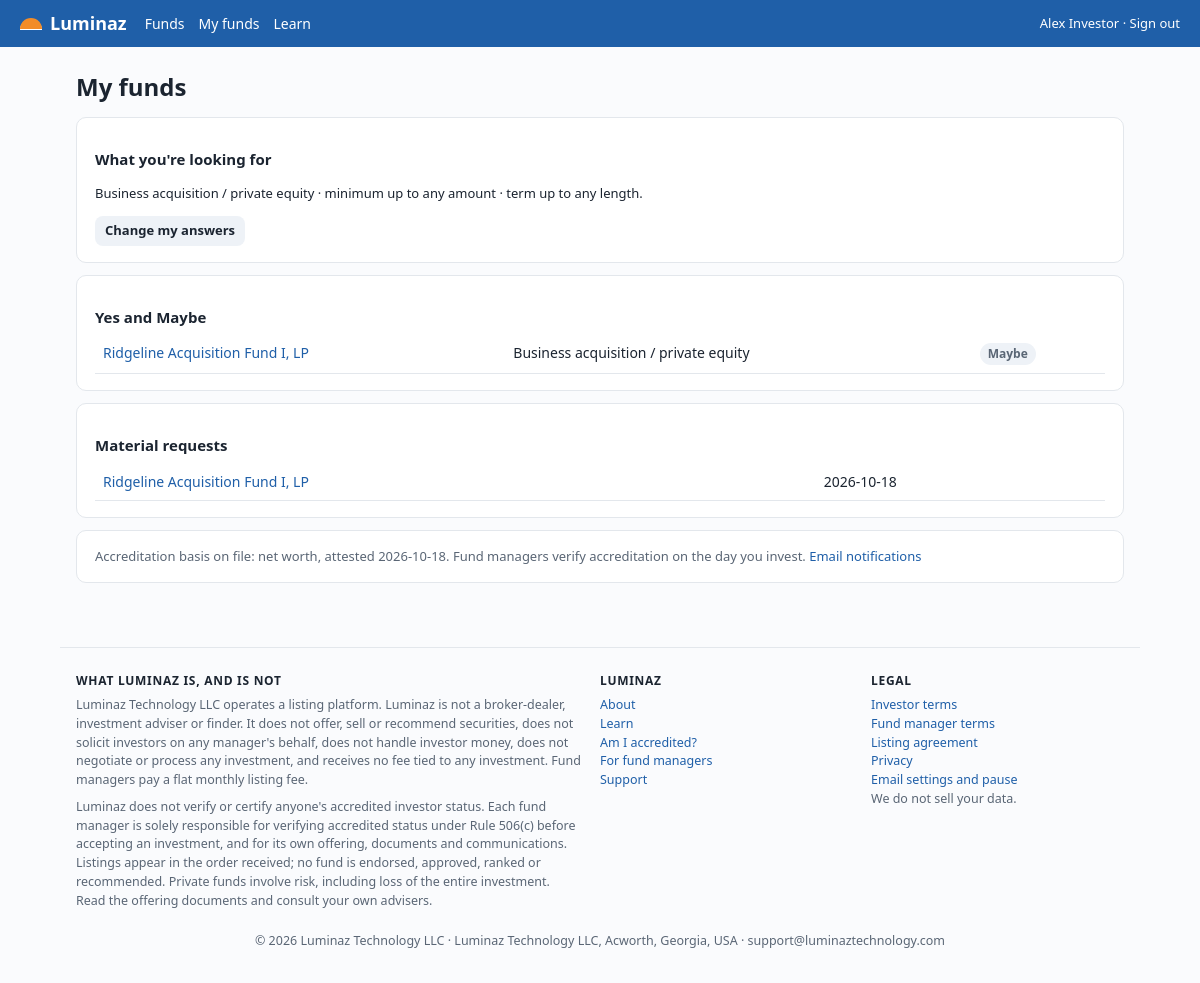
The app's page /me (signed in) with its own data.
### tables this page shows
CREATE TABLE users (
  id INTEGER PRIMARY KEY,
  email TEXT UNIQUE NOT NULL,
  password_hash TEXT NOT NULL,
  role TEXT NOT NULL CHECK(role IN ('investor','manager','admin')),
  name TEXT NOT NULL DEFAULT '',
  email_confirmed INTEGER NOT NULL DEFAULT 0,
  confirm_token TEXT,
  accreditation_basis TEXT,
  accreditation_attested_at TEXT,
  totp_secret TEXT,
  totp_enabled INTEGER NOT NULL DEFAULT 0,
  recovery_codes TEXT,
  created_at TEXT NOT NULL,
  last_login TEXT
, marketing_opt_in INTEGER NOT NULL DEFAULT 1, unsub_token TEXT, consent_at TEXT, consent_text TEXT, paused_at TEXT, reset_token TEXT, reset_sent_at TEXT);

CREATE TABLE interest (
  investor_id INTEGER NOT NULL REFERENCES users(id),
  fund_id INTEGER NOT NULL REFERENCES funds(id),
  kind TEXT NOT NULL CHECK(kind IN ('shortlist','watch')),
  created_at TEXT NOT NULL,
  PRIMARY KEY (investor_id, fund_id, kind)
);

CREATE TABLE funds (
  id INTEGER PRIMARY KEY,
  fund_number INTEGER UNIQUE,
  firm_id INTEGER NOT NULL REFERENCES firms(id),
  name TEXT NOT NULL,
  category TEXT NOT NULL,
  strategy TEXT NOT NULL DEFAULT '',
  target_raise REAL,
  min_investment REAL,
  term_years REAL,
  key_terms TEXT NOT NULL DEFAULT '',
  exemption TEXT NOT NULL DEFAULT 'Rule 506(c)',
  status TEXT NOT NULL DEFAULT 'draft'
    CHECK(status IN ('draft','submitted','approved','rejected','live','paused','closed')),
  submitted_at TEXT,
  live_since TEXT,
  free_until TEXT,
  monthly_rate REAL,
  closed_at TEXT,
  rejection_note TEXT,
  created_at TEXT NOT NULL
, approved_at TEXT, founder_invested_at TEXT, founding_fund INTEGER NOT NULL DEFAULT 0, queued_at TEXT);

CREATE TABLE requests (
  id INTEGER PRIMARY KEY,
  fund_id INTEGER NOT NULL REFERENCES funds(id),
  investor_id INTEGER NOT NULL REFERENCES users(id),
  message TEXT DEFAULT '',
  status TEXT NOT NULL DEFAULT 'new'
    CHECK(status IN ('new','contacted','in_diligence','invested','passed')),
  created_at TEXT NOT NULL,
  updated_at TEXT,
  UNIQUE(fund_id, investor_id)
);

CREATE TABLE settings (
  key TEXT PRIMARY KEY,
  value TEXT NOT NULL
);

### luminaz/investor.py (the view)
@bp.route("/me")
@login_required("investor")
def me():
    db = get_db()
    paused = db.execute("SELECT paused_at FROM users WHERE id = ?", (g.user["id"],)).fetchone()["paused_at"]
    if paused:
        return render_template("investor/me.html", short=[], reqs=[], paused=paused, nos=[], crit=None)
    short = db.execute("SELECT f.*, i.kind FROM interest i JOIN funds f ON f.id = i.fund_id WHERE i.investor_id = ?"
                       " AND f.status IN ('live','paused','closed') ORDER BY i.created_at DESC", (g.user["id"],)).fetchall()
    reqs = db.execute("SELECT r.*, f.name FROM requests r JOIN funds f ON f.id = r.fund_id WHERE r.investor_id = ? ORDER BY r.created_at DESC", (g.user["id"],)).fetchall()
    nos = db.execute("SELECT f.* FROM fund_passes p JOIN funds f ON f.id = p.fund_id WHERE p.investor_id = ?"
                     " AND f.status IN ('live','paused','closed') ORDER BY p.created_at DESC", (g.user["id"],)).fetchall()
    return render_template("investor/me.html", short=short, reqs=reqs, paused=None, nos=nos, crit=criteria_for(g.user["id"]))

### luminaz/auth.py (called while the page is built)
def login_required(role=None):
    def deco(view):
        @functools.wraps(view)
        def wrapped(**kw):
            if g.user is None:
                return redirect(url_for("auth.login", next=request.path))
            if role and g.user["role"] != role and g.user["role"] != "admin":
                abort(403)
            if role == "admin" and g.user["role"] != "admin":
                abort(403)
            if role == "admin" and not g.user["totp_enabled"] and setting("require_admin_2fa", "1") == "1":
                flash("Set up two-step sign-in before using the review desk. It takes two minutes with any authenticator app.", "error")
                return redirect(url_for("auth.security"))
            return view(**kw)
        return wrapped
    return deco

### luminaz/db.py (called while the page is built)
def get_db():
    if "db" not in g:
        path = current_app.config["DATABASE"]
        os.makedirs(os.path.dirname(path), exist_ok=True)
        g.db = sqlite3.connect(path, detect_types=sqlite3.PARSE_DECLTYPES, timeout=10)
        g.db.row_factory = sqlite3.Row
        g.db.execute("PRAGMA foreign_keys = ON")
        g.db.execute("PRAGMA journal_mode = WAL")
        g.db.execute("PRAGMA synchronous = NORMAL")
        g.db.execute("PRAGMA temp_store = MEMORY")
        g.db.execute("PRAGMA cache_size = -16000")   # 16 MB page cache
    return g.db

def setting(key, default=None):
    row = get_db().execute("SELECT value FROM settings WHERE key = ?", (key,)).fetchone()
    return row["value"] if row else default

### luminaz/investor.py (called while the page is built)
def criteria_for(investor_id):
    row = get_db().execute("SELECT * FROM investor_criteria WHERE investor_id = ?", (investor_id,)).fetchone()
    if not row:
        return None
    return {"categories": [c for c in (row["categories"] or "").split("|") if c in CATEGORIES],
            "max_min": row["max_min"], "max_term": row["max_term"], "updated_at": row["updated_at"]}

### luminaz/visitors.py (called while the page is built)
def is_bot(user_agent):
    ua = (user_agent or "").lower()
    return not ua or any(w in ua for w in BOT_WORDS)

def visitor_hash(day=None):
    day = day or dt.date.today().isoformat()
    ip = (request.headers.get("X-Forwarded-For", request.remote_addr or "") or "").split(",")[0].strip()
    ua = request.headers.get("User-Agent", "")
    return hashlib.sha256((day + current_app.config["SECRET_KEY"] + ip + ua).encode()).hexdigest()[:24]

### luminaz/templates/investor/me.html (shortened to what this page needs)
{% extends "base.html" %}{% block title %}My funds - Luminaz{% endblock %}{% block content %}<h1>My funds</h1>
{% if paused %}<div class="card"><b>Your account is paused</b> (since {{ paused|date }}). Your shortlist and requests are hidden and no educational emails are sent. <a href="{{ url_for('support.notifications') }}">Resume any time.</a></div>{% else %}
<div class="card"><h3>What you're looking for</h3>{% if crit %}<p class="small">{{ crit.categories|join(', ') if crit.categories else 'Every kind of fund' }} · minimum up to {{ crit.max_min|money if crit.max_min else 'any amount' }} · term up to {{ ('%g years'|format(crit.max_term)) if crit.max_term else 'any length' }}.</p>{% else %}<p class="small muted">Not answered yet.</p>{% endif %}<a class="btn sm quiet" href="{{ url_for('investor.criteria') }}">{{ 'Change my answers' if crit else 'Answer three questions' }}</a></div>
<div class="card"><h3>Yes and Maybe</h3>{% if not short %}<p class="muted">Nothing yet. <a href="{{ url_for('investor.catalog') }}">Browse the funds.</a></p>{% endif %}
<table>{% for f in short %}<tr><td><a href="{{ url_for('investor.fund', fund_id=f.id) }}">{{ f.name }}</a></td><td>{{ f.category }}</td><td><span class="tag {% if f.kind=='shortlist' %}live{% endif %}">{{ 'Yes' if f.kind == 'shortlist' else 'Maybe' }}</span></td></tr>{% endfor %}</table></div>
<div class="card"><h3>Material requests</h3><table>{% for r in reqs %}<tr><td><a href="{{ url_for('investor.fund', fund_id=r.fund_id) }}">{{ r.name }}</a></td><td>{{ r.created_at|date }}</td></tr>{% else %}<tr><td class="muted">None yet.</td></tr>{% endfor %}</table></div>
{% endif %}<div class="card small muted">Accreditation basis on file: {{ (g.user.accreditation_basis or 'not stated').replace('_',' ') }}, attested {{ g.user.accreditation_attested_at|date }}. Fund managers verify accreditation on the day you invest. <a href="{{ url_for('support.notifications') }}">Email notifications</a></div>{% endblock %}

### luminaz/templates/base.html (shortened to what this page needs)
<!doctype html><html lang="en"><head><meta charset="utf-8"><meta name="viewport" content="width=device-width,initial-scale=1">
<link rel="stylesheet" href="{{ url_for('static', filename='style.css') }}">
</head><body>
{% set manager_side = request.path.startswith('/managers') or (g.user and g.user.role == 'manager') %}
<header class="top">
  <a class="brand" href="{{ url_for('manager.landing') if manager_side else url_for('investor.home') }}"><span class="sun"></span> Luminaz{% if manager_side %} <span class="brand-sub">for Fund Managers</span>{% endif %}</a>
  <nav>
    {% if g.user and g.user.role == 'admin' %}
      <a href="{{ url_for('admin.queue') }}">Review desk</a><a href="{{ url_for('admin.metrics_page') }}">Metrics</a><a href="{{ url_for('admin.communications') }}">Communications</a><a href="{{ url_for('admin.billing_page') }}">Billing</a><a href="{{ url_for('admin.investors') }}">Investors</a><a href="{{ url_for('admin.settings') }}">Settings</a><a href="{{ url_for('admin.audit_log') }}">Audit</a><a href="{{ url_for('admin.outreach') }}">Outreach</a><a href="{{ url_for('admin.marketing') }}">Posts</a><a href="{{ url_for('webinars.admin_index') }}">Webinars</a><a href="{{ url_for('admin.support_tickets') }}">Support</a><a href="{{ url_for('auth.security') }}">Security</a><a href="{{ url_for('investor.catalog') }}">Catalog</a>
    {% elif g.user %}
      <a href="{{ url_for('investor.catalog') }}">Funds</a><a href="{{ url_for('investor.me') }}">My funds</a><a href="{{ url_for('investor.learn') }}">Learn</a>
    {% else %}
      <a href="{{ url_for('investor.calculator') }}">Am I accredited?</a><a href="{{ url_for('investor.learn') }}">Learn</a><a href="{{ url_for('webinars.index') }}">Webinars</a><a href="{{ url_for('investor.about') }}">About</a><a href="{{ url_for('manager.landing') }}">For fund managers</a>
    {% endif %}
  </nav>
  <div class="right">{% if g.user %}{{ g.user.name or g.user.email }} · <a href="{{ url_for('auth.logout') }}">Sign out</a>{% else %}<a href="{{ url_for('auth.login') }}">Sign in</a>{% endif %}</div>
</header>
<main class="{% block mainclass %}{% endblock %}">
{% block content %}{% endblock %}
</main>
<footer class="ft">
  <div class="cols">
    <div><h4>What Luminaz is, and is not</h4>
      <p>{{ company }} operates a listing platform. Luminaz is not a broker-dealer, investment adviser or finder. It does not offer, sell or recommend securities, does not solicit investors on any manager's behalf, does not handle investor money, does not negotiate or process any investment, and receives no fee tied to any investment. Fund managers pay a flat monthly listing fee.</p>
      <p>Luminaz does not verify or certify anyone's accredited investor status. Each fund manager is solely responsible for verifying accredited status under Rule 506(c) before accepting an investment, and for its own offering, documents and communications. Listings appear in the order received; no fund is endorsed, approved, ranked or recommended. Private funds involve risk, including loss of the entire investment. Read the offering documents and consult your own advisers.</p></div>
    <div><h4>{% if manager_side %}Fund managers{% else %}Luminaz{% endif %}</h4>
      {% if manager_side %}<a href="{{ url_for('manager.landing') }}#how">How it works</a><br><a href="{{ url_for('manager.landing') }}#pricing">Pricing</a><br><a href="{{ url_for('manager.landing') }}#checks">What we check</a><br><a href="{{ url_for('investor.home') }}">Investor site</a>{% else %}<a href="{{ url_for('investor.about') }}">About</a><br><a href="{{ url_for('investor.learn') }}">Learn</a><br><a href="{{ url_for('investor.calculator') }}">Am I accredited?</a><br><a href="{{ url_for('manager.landing') }}">For fund managers</a>{% endif %}<br><a href="{{ url_for('support.support') }}">Support</a></div>
    <div><h4>Legal</h4><a href="{{ url_for('investor.legal', doc='terms') }}">Investor terms</a><br><a href="{{ url_for('investor.legal', doc='manager-terms') }}">Fund manager terms</a><br><a href="{{ url_for('investor.legal', doc='listing-agreement') }}">Listing agreement</a><br><a href="{{ url_for('investor.legal', doc='privacy') }}">Privacy</a><br><a href="{{ url_for('support.notifications') }}">Email settings and pause</a><p>We do not sell your data.</p></div>
  </div>
  <p class="line">© {{ now_year }} {{ company }} · {{ setting('postal_address') }} · {{ setting('support_email') }}</p>
</footer>
</body></html>

### luminaz/static/style.css (style rules this page uses)
:root { --sun:#f28c28;--sun-2:#ffb066;--sky:#1f5fa8;--sky-2:#2f7bd0;--ink:#1b2430;--muted:#5a6675;--line:#e3e7ec;--bg:#fafbfd;--card:#fff;--ok:#0b6e4f;--bad:#a83a2a;--warn:#8a6d00 }
* { box-sizing:border-box }
body { margin:0;font-family:system-ui,"Segoe UI",Arial,sans-serif;color:var(--ink);background:var(--bg);line-height:1.5 }
a { color:var(--sky);text-decoration:none }
header.top { background:var(--sky);color:#fff;padding:10px 20px;display:flex;align-items:center;gap:18px;flex-wrap:wrap }
header.top a { color:#fff }
header.top .brand { font-weight:700;font-size:18px;display:flex;align-items:center;gap:8px }
.sun { width:22px;height:11px;border-radius:22px 22px 0 0;background:var(--sun);display:inline-block;box-shadow:0 1px 0 #fff }
header.top nav { display:flex;gap:14px;flex-wrap:wrap;font-size:14px }
header.top .right { margin-left:auto;font-size:13px }
main { max-width:1080px;margin:0 auto;padding:22px 16px }
h1 { font-size:24px;margin:0 0 6px }
h3 { font-size:15px;margin:14px 0 6px }
.card { background:var(--card);border:1px solid var(--line);border-radius:10px;padding:16px 18px;margin:12px 0 }
table { border-collapse:collapse;width:100%;font-size:14px }
th,td { border-bottom:1px solid var(--line);padding:8px;text-align:left;vertical-align:top }
.btn { display:inline-block;background:var(--sun);color:#fff;border:0;border-radius:8px;padding:9px 14px;font:inherit;font-weight:600;cursor:pointer }
.btn.quiet { background:#eef2f7;color:var(--ink) }
.btn.sm { padding:5px 10px;font-size:13px }
.tag { display:inline-block;padding:2px 8px;border-radius:12px;font-size:12px;font-weight:600;background:#eef2f7;color:var(--muted) }
.muted { color:var(--muted) }
.small { font-size:13px }
.right { text-align:right }
footer { color:var(--muted);font-size:12px;text-align:center;padding:26px 16px;border-top:1px solid var(--line);margin-top:30px }
footer.ft { text-align:left;max-width:1080px;margin:30px auto 0;padding:24px 16px;font-size:12.5px }
footer.ft .cols { display:grid;grid-template-columns:2fr 1fr 1fr;gap:18px }
footer.ft h4 { font-size:12px;letter-spacing:.06em;text-transform:uppercase;margin:0 0 6px;color:var(--ink) }
footer.ft p { margin:0 0 8px }
footer.ft .line { margin-top:14px;text-align:center }

### records on screen
users: user "Alex Investor", accreditation_basis "net worth", user.accreditation_attested_at "2026-10-18"
interest: name "Ridgeline Acquisition Fund I, LP", category "Business acquisition / private equity", kind "Maybe"
requests: name "Ridgeline Acquisition Fund I, LP", created_at "2026-10-18"
settings: value "Luminaz Technology LLC"
settings: value "Luminaz Technology LLC, Acworth, Georgia, USA"
settings: value "support@luminaztechnology.com"

### other values on screen
{{ crit.max_min|money if crit.max_min else 'any amount' }} "any amount"
{{ ('%g years'|format(crit.max_term)) if crit.max_term else 'any length' }} "any length"
{{ 'Change my answers' if crit else 'Answer three questions' }} "Change my answers"
